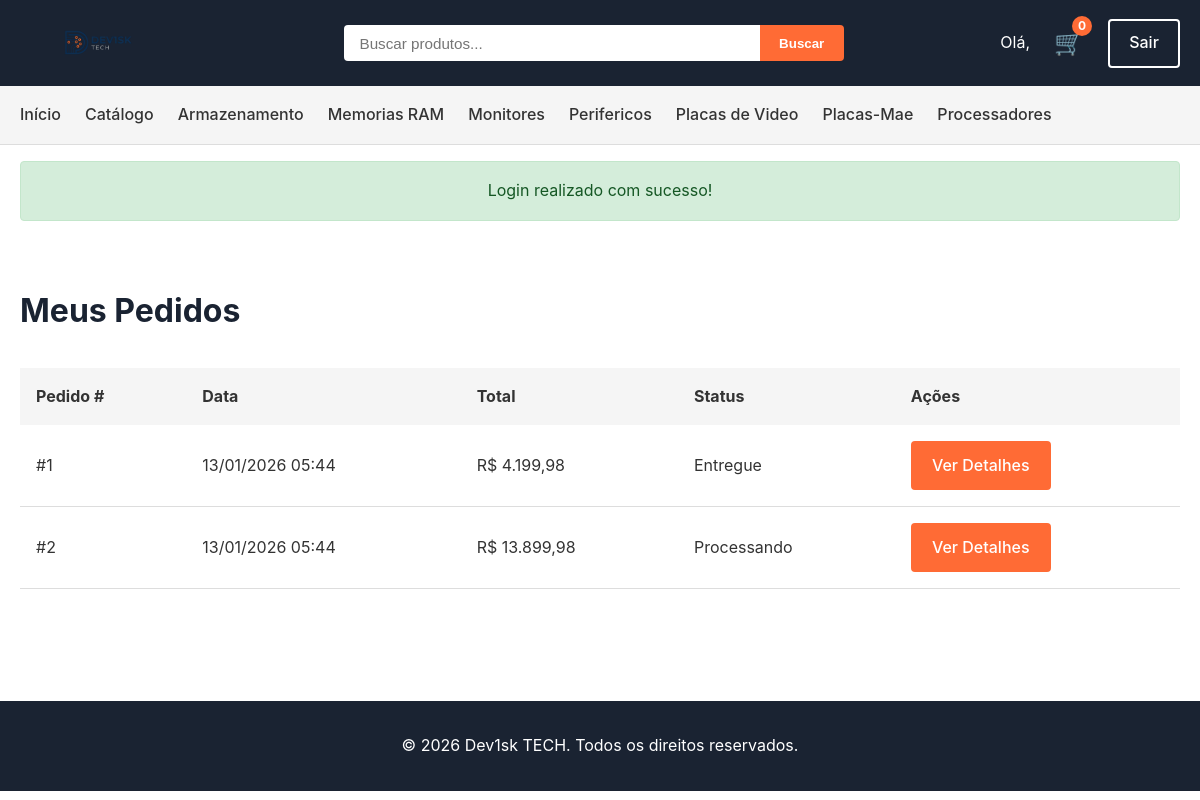
Page /orders.php (signed in) on the committed database.
### tables this page shows
CREATE TABLE categories (
    id INT AUTO_INCREMENT PRIMARY KEY,
    name VARCHAR(100) NOT NULL,
    slug VARCHAR(100) UNIQUE NOT NULL,
    description TEXT,
    image VARCHAR(255),
    created_at TIMESTAMP DEFAULT CURRENT_TIMESTAMP,
    INDEX idx_slug (slug)
);

CREATE TABLE orders (
    id INT AUTO_INCREMENT PRIMARY KEY,
    user_id INT NOT NULL,
    order_number VARCHAR(50) UNIQUE NOT NULL,
    total_amount DECIMAL(10, 2) NOT NULL,
    status ENUM('pending', 'processing', 'shipped', 'delivered', 'cancelled') DEFAULT 'pending',
    shipping_address TEXT NOT NULL,
    shipping_city VARCHAR(50),
    shipping_state VARCHAR(50),
    shipping_zip VARCHAR(10),
    payment_method VARCHAR(50),
    notes TEXT,
    created_at TIMESTAMP DEFAULT CURRENT_TIMESTAMP,
    updated_at TIMESTAMP DEFAULT CURRENT_TIMESTAMP ON UPDATE CURRENT_TIMESTAMP,
    FOREIGN KEY (user_id) REFERENCES users(id) ON DELETE CASCADE,
    INDEX idx_user (user_id),
    INDEX idx_order_number (order_number),
    INDEX idx_status (status)
);

### config.php (called while the page is built, shortened)
<?php
function isLoggedIn() {
    return isset($_SESSION['user_id']);
}
function formatPrice($price) {
    return 'R$ ' . number_format($price, 2, ',', '.');
}
function getFlash() {
    if (isset($_SESSION['flash'])) {
        $flash = $_SESSION['flash'];
        return $flash;
    }
    return null;
}

### orders.php (the view, shortened to what this page needs)
<?php
require_once 'config.php';
$userId = getUserId();
$stmt = $pdo->prepare("
    SELECT o.*,
           (SELECT COUNT(*) FROM order_items WHERE order_id = o.id) as items_count
    FROM orders o
    WHERE o.user_id = ?
    ORDER BY o.created_at DESC
");
$stmt->execute([$userId]);
$orders = $stmt->fetchAll();
include 'header.php';
?>
<section class="products-section">
    <div class="container">
        <h2 class="section-title">Meus Pedidos</h2>
        <?php if (empty($orders)): ?>
            <p>Você ainda não fez nenhum pedido. <a href="catalog.php">Comece a comprar!</a></p>
        <?php else: ?>
            <table style="width: 100%; border-collapse: collapse;">
                <thead>
                    <tr style="background: var(--gray-light); text-align: left;">
                        <th style="padding: 1rem;">Pedido #</th>
                        <th style="padding: 1rem;">Data</th>
                        <th style="padding: 1rem;">Total</th>
                        <th style="padding: 1rem;">Status</th>
                        <th style="padding: 1rem;">Ações</th>
                    </tr>
                </thead>
                <tbody>
                    <?php foreach ($orders as $order): ?>
                        <tr style="border-bottom: 1px solid var(--border);">
                            <td style="padding: 1rem;">#<?php echo $order['id']; ?></td>
                            <td style="padding: 1rem;"><?php echo date('d/m/Y H:i', strtotime($order['created_at'])); ?></td>
                            <td style="padding: 1rem;"><?php echo formatPrice($order['total_amount']); ?></td>
                            <td style="padding: 1rem;">
                                <?php
                                $statusLabels = [
                                    'pending' => 'Pendente',
                                    'processing' => 'Processando',
                                    'shipped' => 'Enviado',
                                    'delivered' => 'Entregue',
                                    'cancelled' => 'Cancelado'
                                ];
                                echo $statusLabels[$order['status']] ?? $order['status'];
                                ?>
                            </td>
                            <td style="padding: 1rem;">
                                <a href="order_details.php?id=<?php echo $order['id']; ?>" class="btn btn-primary">Ver Detalhes</a>
                            </td>
                        </tr>
                    <?php endforeach; ?>
                </tbody>
            </table>
        <?php endif; ?>
    </div>
</section>
<?php include 'footer.php'; ?>

### header.php (shortened to what this page needs)
<!DOCTYPE html>
<html lang="pt-BR">
<head>
    <link rel="stylesheet" href="style.css">
</head>
<body>
<header>
    <div class="container">
        <div class="header-content">
            <div class="logo">
                <a href="index.php">
                    <img src="<?php echo LOGO_FULL; ?>" alt="<?php echo SITE_NAME; ?>">
                </a>
            </div>
            <div class="search-box">
                <form method="GET" action="index.php">
                    <input type="text" name="q" placeholder="Buscar produtos..." value="<?php echo htmlspecialchars($_GET['q'] ?? ''); ?>">
                    <button type="submit">Buscar</button>
                </form>
            </div>
            <div class="header-actions">
                <?php if (isLoggedIn()): ?>
                    <span>Olá, <?php echo htmlspecialchars(getUsername()); ?></span>
                    <a href="cart.php" class="cart-icon">
                        🛒
                        <span class="cart-count" id="cartCount">0</span>
                    </a>
                    <a href="logout.php" class="btn btn-outline">Sair</a>
                <?php else: ?>
                    <a href="login.php" class="btn btn-outline">Entrar</a>
                    <a href="register.php" class="btn btn-primary">Cadastrar</a>
                <?php endif; ?>
            </div>
        </div>
    </div>
</header>
<nav>
    <div class="container">
        <ul>
            <li><a href="index.php">Início</a></li>
            <li><a href="catalog.php">Catálogo</a></li>
            <?php
            $categories = $pdo->query("SELECT * FROM categories ORDER BY name")->fetchAll();
            foreach ($categories as $cat):
            ?>
                <li><a href="catalog.php?cat=<?php echo $cat['id']; ?>"><?php echo htmlspecialchars($cat['name']); ?></a></li>
            <?php endforeach; ?>
        </ul>
    </div>
</nav>
<?php $flash = getFlash(); if ($flash): ?>
    <div class="container">
        <div class="flash flash-<?php echo $flash['type']; ?>">
            <?php echo htmlspecialchars($flash['message']); ?>
        </div>
    </div>
<?php endif; ?>

### footer.php (shortened to what this page needs)
<footer>
    <div class="container">
        <p>&copy; <?php echo date('Y'); ?> <?php echo SITE_NAME; ?>. Todos os direitos reservados.</p>
    </div>
</footer>
</body>
</html>

### style.css (style rules this page uses)
* { margin: 0; padding: 0; box-sizing: border-box; }
:root { --blue-dark: #1a2332; --orange: #ff6b35; --gray-light: #f5f5f5; --white: #ffffff; --text: #333333; --border: #ddd; }
body { font-family: -apple-system, BlinkMacSystemFont, 'Segoe UI', Roboto, Oxygen, Ubuntu, sans-serif; color: var(--text); background: var(--white); line-height: 1.6; }
.container { max-width: 1200px; margin: 0 auto; padding: 0 20px; }
header { background: var(--blue-dark); color: var(--white); padding: 1rem 0; box-shadow: 0 2px 4px rgba(0,0,0,0.1); }
.header-content { display: flex; justify-content: space-between; align-items: center; gap: 2rem; }
.logo img { height: 50px; display: block; }
.search-box { flex: 1; max-width: 500px; }
.search-box form { display: flex; }
.search-box input { flex: 1; padding: 0.6rem 1rem; border: none; border-radius: 4px 0 0 4px; font-size: 0.95rem; }
.search-box button { padding: 0.6rem 1.2rem; background: var(--orange); color: var(--white); border: none; border-radius: 0 4px 4px 0; cursor: pointer; font-weight: 600; }
.header-actions { display: flex; gap: 1rem; align-items: center; }
.btn { padding: 0.6rem 1.2rem; text-decoration: none; border-radius: 4px; font-weight: 500; display: inline-block; text-align: center; cursor: pointer; border: 2px solid; transition: 0.2s; }
.btn-primary { background: var(--orange); color: var(--white); border-color: var(--orange); }
.btn-outline { background: transparent; color: var(--white); border-color: var(--white); }
.cart-icon { position: relative; color: var(--white); text-decoration: none; font-size: 1.5rem; padding: 0.5rem; }
.cart-count { position: absolute; top: 0; right: 0; background: var(--orange); color: var(--white); border-radius: 50%; width: 20px; height: 20px; display: flex; align-items: center; justify-content: center; font-size: 0.75rem; font-weight: bold; }
nav { background: var(--gray-light); border-bottom: 1px solid var(--border); }
nav ul { list-style: none; display: flex; flex-wrap: wrap; gap: 1.5rem; padding: 1rem 0; margin: 0; }
nav li { margin: 0; }
nav a { color: var(--text); text-decoration: none; font-weight: 500; white-space: nowrap; transition: color 0.2s; }
.products-section { padding: 3rem 0; }
.section-title { font-size: 2rem; margin-bottom: 2rem; color: var(--blue-dark); }
.flash { padding: 1rem; margin: 1rem 0; border-radius: 4px; text-align: center; }
.flash-success { background: #d4edda; color: #155724; border: 1px solid #c3e6cb; }
footer { background: var(--blue-dark); color: var(--white); padding: 2rem 0; margin-top: 4rem; text-align: center; }

### rows in the picture
categories: name "Armazenamento"
categories: name "Memorias RAM"
categories: name "Monitores"
categories: name "Perifericos"
categories: name "Placas de Video"
categories: name "Placas-Mae"
categories: name "Processadores"
orders: id "1", created_at "13/01/2026 05:44", total_amount "R$ 4.199,98", status "Entregue"
orders: id "2", created_at "13/01/2026 05:44", total_amount "R$ 13.899,98", status "Processando"

### other values in the picture
$flash['message'] "Login realizado com sucesso!"
SITE_NAME "Dev1sk TECH"
